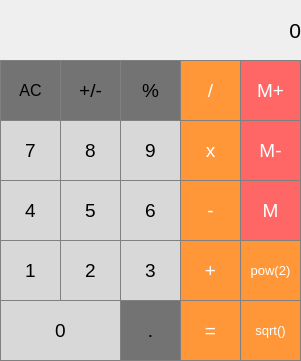
<?xml version="1.0" encoding="UTF-8"?>
<ui version="4.0">
 <class>MainWindow</class>
 <widget class="QMainWindow" name="MainWindow">
  <property name="geometry">
   <rect>
    <x>0</x>
    <y>0</y>
    <width>301</width>
    <height>361</height>
   </rect>
  </property>
  <property name="windowTitle">
   <string>MainWindow</string>
  </property>
  <widget class="QWidget" name="centralwidget">
   <widget class="QLabel" name="label">
    <property name="geometry">
     <rect>
      <x>10</x>
      <y>0</y>
      <width>291</width>
      <height>61</height>
     </rect>
    </property>
    <property name="font">
     <font>
      <pointsize>16</pointsize>
      <weight>50</weight>
      <bold>false</bold>
     </font>
    </property>
    <property name="styleSheet">
     <string notr="true">QLabel {
	qproperty-alignment:'AlignVCenter| AlignRight';
	border-bottom:1px solid gray;
	color:black;
}

background-color:white; </string>
    </property>
    <property name="text">
     <string>0</string>
    </property>
    <property name="alignment">
     <set>Qt::AlignRight|Qt::AlignTrailing|Qt::AlignVCenter</set>
    </property>
   </widget>
   <widget class="QPushButton" name="pushButton7">
    <property name="geometry">
     <rect>
      <x>0</x>
      <y>120</y>
      <width>61</width>
      <height>61</height>
     </rect>
    </property>
    <property name="font">
     <font>
      <family>Arial</family>
      <pointsize>14</pointsize>
      <weight>50</weight>
      <bold>false</bold>
     </font>
    </property>
    <property name="styleSheet">
     <string notr="true">QPushButton{
	background-color:rgb(216, 216, 216);
	border:1px solid gray;
	color:black;
}

QPushButton:pressed{
	background-color:rgb(226, 226, 226);

}</string>
    </property>
    <property name="text">
     <string>7</string>
    </property>
   </widget>
   <widget class="QPushButton" name="pushButton8">
    <property name="geometry">
     <rect>
      <x>60</x>
      <y>120</y>
      <width>61</width>
      <height>61</height>
     </rect>
    </property>
    <property name="font">
     <font>
      <family>Arial</family>
      <pointsize>14</pointsize>
      <weight>50</weight>
      <bold>false</bold>
     </font>
    </property>
    <property name="styleSheet">
     <string notr="true">QPushButton{
	background-color:rgb(216, 216, 216);
	border:1px solid gray;
	color:black;
}

QPushButton:pressed{
	background-color:rgb(226, 226, 226);

}</string>
    </property>
    <property name="text">
     <string>8</string>
    </property>
   </widget>
   <widget class="QPushButton" name="pushButton9">
    <property name="geometry">
     <rect>
      <x>120</x>
      <y>120</y>
      <width>61</width>
      <height>61</height>
     </rect>
    </property>
    <property name="font">
     <font>
      <family>Arial</family>
      <pointsize>14</pointsize>
      <weight>50</weight>
      <bold>false</bold>
     </font>
    </property>
    <property name="styleSheet">
     <string notr="true">QPushButton{
	background-color:rgb(216, 216, 216);
	border:1px solid gray;
	color:black;
}

QPushButton:pressed{
	background-color:rgb(226, 226, 226);

}</string>
    </property>
    <property name="text">
     <string>9</string>
    </property>
   </widget>
   <widget class="QPushButton" name="pushButton_mult">
    <property name="geometry">
     <rect>
      <x>180</x>
      <y>120</y>
      <width>61</width>
      <height>61</height>
     </rect>
    </property>
    <property name="font">
     <font>
      <family>Arial</family>
      <pointsize>14</pointsize>
      <weight>50</weight>
      <bold>false</bold>
     </font>
    </property>
    <property name="styleSheet">
     <string notr="true">QPushButton{
background-color:rgb(255,151,57);
color:white;
border:1px solid gray;
}

QPushButton:pressed{
background-color:rgb(193, 95, 25);
}</string>
    </property>
    <property name="text">
     <string>x</string>
    </property>
   </widget>
   <widget class="QPushButton" name="pushButton4">
    <property name="geometry">
     <rect>
      <x>0</x>
      <y>180</y>
      <width>61</width>
      <height>61</height>
     </rect>
    </property>
    <property name="font">
     <font>
      <family>Arial</family>
      <pointsize>14</pointsize>
      <weight>50</weight>
      <bold>false</bold>
     </font>
    </property>
    <property name="styleSheet">
     <string notr="true">QPushButton{
	background-color:rgb(216, 216, 216);
	border:1px solid gray;
	color:black;
}

QPushButton:pressed{
	background-color:rgb(226, 226, 226);

}</string>
    </property>
    <property name="text">
     <string>4</string>
    </property>
   </widget>
   <widget class="QPushButton" name="pushButton6">
    <property name="geometry">
     <rect>
      <x>120</x>
      <y>180</y>
      <width>61</width>
      <height>61</height>
     </rect>
    </property>
    <property name="font">
     <font>
      <family>Arial</family>
      <pointsize>14</pointsize>
      <weight>50</weight>
      <bold>false</bold>
     </font>
    </property>
    <property name="styleSheet">
     <string notr="true">QPushButton{
	background-color:rgb(216, 216, 216);
	border:1px solid gray;
	color:black;
}

QPushButton:pressed{
	background-color:rgb(226, 226, 226);

}</string>
    </property>
    <property name="text">
     <string>6</string>
    </property>
   </widget>
   <widget class="QPushButton" name="pushButton_minus">
    <property name="geometry">
     <rect>
      <x>180</x>
      <y>180</y>
      <width>61</width>
      <height>61</height>
     </rect>
    </property>
    <property name="font">
     <font>
      <family>Arial</family>
      <pointsize>14</pointsize>
      <weight>50</weight>
      <bold>false</bold>
     </font>
    </property>
    <property name="styleSheet">
     <string notr="true">QPushButton{
background-color:rgb(255,151,57);
color:white;
border:1px solid gray;
}

QPushButton:pressed{
background-color:rgb(193, 95, 25);
}</string>
    </property>
    <property name="text">
     <string>-</string>
    </property>
   </widget>
   <widget class="QPushButton" name="pushButton5">
    <property name="geometry">
     <rect>
      <x>60</x>
      <y>180</y>
      <width>61</width>
      <height>61</height>
     </rect>
    </property>
    <property name="font">
     <font>
      <family>Arial</family>
      <pointsize>14</pointsize>
      <weight>50</weight>
      <bold>false</bold>
     </font>
    </property>
    <property name="styleSheet">
     <string notr="true">QPushButton{
	background-color:rgb(216, 216, 216);
	border:1px solid gray;
	color:black;
}

QPushButton:pressed{
	background-color:rgb(226, 226, 226);

}</string>
    </property>
    <property name="text">
     <string>5</string>
    </property>
   </widget>
   <widget class="QPushButton" name="pushButton1">
    <property name="geometry">
     <rect>
      <x>0</x>
      <y>240</y>
      <width>61</width>
      <height>61</height>
     </rect>
    </property>
    <property name="font">
     <font>
      <family>Arial</family>
      <pointsize>14</pointsize>
      <weight>50</weight>
      <bold>false</bold>
     </font>
    </property>
    <property name="styleSheet">
     <string notr="true">QPushButton{
	background-color:rgb(216, 216, 216);
	border:1px solid gray;
	color:black;
}

QPushButton:pressed{
	background-color:rgb(226, 226, 226);

}</string>
    </property>
    <property name="text">
     <string>1</string>
    </property>
   </widget>
   <widget class="QPushButton" name="pushButton3">
    <property name="geometry">
     <rect>
      <x>120</x>
      <y>240</y>
      <width>61</width>
      <height>61</height>
     </rect>
    </property>
    <property name="font">
     <font>
      <family>Arial</family>
      <pointsize>14</pointsize>
      <weight>50</weight>
      <bold>false</bold>
     </font>
    </property>
    <property name="styleSheet">
     <string notr="true">QPushButton{
	background-color:rgb(216, 216, 216);
	border:1px solid gray;
	color:black;
}

QPushButton:pressed{
	background-color:rgb(226, 226, 226);

}</string>
    </property>
    <property name="text">
     <string>3</string>
    </property>
   </widget>
   <widget class="QPushButton" name="pushButton_plus">
    <property name="geometry">
     <rect>
      <x>180</x>
      <y>240</y>
      <width>61</width>
      <height>61</height>
     </rect>
    </property>
    <property name="font">
     <font>
      <family>Arial</family>
      <pointsize>14</pointsize>
      <weight>50</weight>
      <bold>false</bold>
     </font>
    </property>
    <property name="styleSheet">
     <string notr="true">QPushButton{
background-color:rgb(255,151,57);
color:white;
border:1px solid gray;
}

QPushButton:pressed{
background-color:rgb(193, 95, 25);
}</string>
    </property>
    <property name="text">
     <string>+</string>
    </property>
   </widget>
   <widget class="QPushButton" name="pushButton2">
    <property name="geometry">
     <rect>
      <x>60</x>
      <y>240</y>
      <width>61</width>
      <height>61</height>
     </rect>
    </property>
    <property name="font">
     <font>
      <family>Arial</family>
      <pointsize>14</pointsize>
      <weight>50</weight>
      <bold>false</bold>
     </font>
    </property>
    <property name="styleSheet">
     <string notr="true">QPushButton{
	background-color:rgb(216, 216, 216);
	border:1px solid gray;
	color:black;
}

QPushButton:pressed{
	background-color:rgb(226, 226, 226);

}</string>
    </property>
    <property name="text">
     <string>2</string>
    </property>
   </widget>
   <widget class="QPushButton" name="pushButton0">
    <property name="geometry">
     <rect>
      <x>0</x>
      <y>300</y>
      <width>121</width>
      <height>61</height>
     </rect>
    </property>
    <property name="font">
     <font>
      <family>Arial</family>
      <pointsize>14</pointsize>
      <weight>50</weight>
      <bold>false</bold>
     </font>
    </property>
    <property name="styleSheet">
     <string notr="true">QPushButton{
	background-color:rgb(216, 216, 216);
	border:1px solid gray;
	color:black;
}

QPushButton:pressed{
	background-color:rgb(226, 226, 226);

}</string>
    </property>
    <property name="text">
     <string>0</string>
    </property>
   </widget>
   <widget class="QPushButton" name="pushButton_dot">
    <property name="geometry">
     <rect>
      <x>120</x>
      <y>300</y>
      <width>61</width>
      <height>61</height>
     </rect>
    </property>
    <property name="font">
     <font>
      <family>Arial</family>
      <pointsize>14</pointsize>
      <weight>50</weight>
      <bold>false</bold>
     </font>
    </property>
    <property name="styleSheet">
     <string notr="true">QPushButton{
background-color:rgb(115, 115, 115);
border:1px solid gray;
color:black;
}
QPushButton:pressed{
background-color:rgb(175, 175, 175);
}</string>
    </property>
    <property name="text">
     <string>.</string>
    </property>
   </widget>
   <widget class="QPushButton" name="pushButton_equel">
    <property name="geometry">
     <rect>
      <x>180</x>
      <y>300</y>
      <width>61</width>
      <height>61</height>
     </rect>
    </property>
    <property name="font">
     <font>
      <family>Arial</family>
      <pointsize>14</pointsize>
      <weight>50</weight>
      <bold>false</bold>
     </font>
    </property>
    <property name="styleSheet">
     <string notr="true">QPushButton{
background-color:rgb(255,151,57);
color:white;
border:1px solid gray;
}

QPushButton:pressed{
background-color:rgb(193, 95, 25);
}</string>
    </property>
    <property name="text">
     <string>=</string>
    </property>
   </widget>
   <widget class="QPushButton" name="pushButton_clear">
    <property name="geometry">
     <rect>
      <x>0</x>
      <y>60</y>
      <width>61</width>
      <height>61</height>
     </rect>
    </property>
    <property name="font">
     <font>
      <family>Arial</family>
      <pointsize>12</pointsize>
      <weight>50</weight>
      <bold>false</bold>
     </font>
    </property>
    <property name="styleSheet">
     <string notr="true">QPushButton{
background-color:rgb(115, 115, 115);
border:1px solid gray;
color:black;
}
QPushButton:pressed{
background-color:rgb(175, 175, 175);
}</string>
    </property>
    <property name="text">
     <string>AC</string>
    </property>
   </widget>
   <widget class="QPushButton" name="pushButton_procent">
    <property name="geometry">
     <rect>
      <x>120</x>
      <y>60</y>
      <width>61</width>
      <height>61</height>
     </rect>
    </property>
    <property name="font">
     <font>
      <family>Arial</family>
      <pointsize>14</pointsize>
      <weight>50</weight>
      <bold>false</bold>
     </font>
    </property>
    <property name="styleSheet">
     <string notr="true">QPushButton{
background-color:rgb(115, 115, 115);
border:1px solid gray;
color:black;
}
QPushButton:pressed{
background-color:rgb(175, 175, 175);
}</string>
    </property>
    <property name="text">
     <string>%</string>
    </property>
   </widget>
   <widget class="QPushButton" name="pushButton_division">
    <property name="geometry">
     <rect>
      <x>180</x>
      <y>60</y>
      <width>61</width>
      <height>61</height>
     </rect>
    </property>
    <property name="font">
     <font>
      <family>Arial</family>
      <pointsize>14</pointsize>
      <weight>50</weight>
      <bold>false</bold>
     </font>
    </property>
    <property name="styleSheet">
     <string notr="true">QPushButton{
background-color:rgb(255,151,57);
color:white;
border:1px solid gray;
}

QPushButton:pressed{
background-color:rgb(193, 95, 25);
}</string>
    </property>
    <property name="text">
     <string>/</string>
    </property>
   </widget>
   <widget class="QPushButton" name="pushButton_change">
    <property name="geometry">
     <rect>
      <x>60</x>
      <y>60</y>
      <width>61</width>
      <height>61</height>
     </rect>
    </property>
    <property name="font">
     <font>
      <family>Arial</family>
      <pointsize>14</pointsize>
      <weight>50</weight>
      <bold>false</bold>
     </font>
    </property>
    <property name="styleSheet">
     <string notr="true">QPushButton{
background-color:rgb(115, 115, 115);
border:1px solid gray;
color:black;
}
QPushButton:pressed{
background-color:rgb(175, 175, 175);
}</string>
    </property>
    <property name="text">
     <string>+/-</string>
    </property>
   </widget>
   <widget class="QPushButton" name="pushButton_memoryAdd">
    <property name="geometry">
     <rect>
      <x>240</x>
      <y>60</y>
      <width>61</width>
      <height>61</height>
     </rect>
    </property>
    <property name="font">
     <font>
      <family>Arial</family>
      <pointsize>14</pointsize>
      <weight>50</weight>
      <bold>false</bold>
     </font>
    </property>
    <property name="styleSheet">
     <string notr="true">QPushButton{
background-color:rgb(255, 103, 103);
color:white;
border:1px solid gray;
}

QPushButton:pressed{
background-color:rgb(255, 181, 166);
}</string>
    </property>
    <property name="text">
     <string>M+</string>
    </property>
   </widget>
   <widget class="QPushButton" name="pushButton_memoryClear">
    <property name="geometry">
     <rect>
      <x>240</x>
      <y>120</y>
      <width>61</width>
      <height>61</height>
     </rect>
    </property>
    <property name="font">
     <font>
      <family>Arial</family>
      <pointsize>14</pointsize>
      <weight>50</weight>
      <bold>false</bold>
     </font>
    </property>
    <property name="styleSheet">
     <string notr="true">QPushButton{
background-color:rgb(255, 103, 103);
color:white;
border:1px solid gray;
}

QPushButton:pressed{
background-color:rgb(255, 181, 166);
}</string>
    </property>
    <property name="text">
     <string>M-</string>
    </property>
   </widget>
   <widget class="QPushButton" name="pushButton_memoryGet">
    <property name="geometry">
     <rect>
      <x>240</x>
      <y>180</y>
      <width>61</width>
      <height>61</height>
     </rect>
    </property>
    <property name="font">
     <font>
      <family>Arial</family>
      <pointsize>14</pointsize>
      <weight>50</weight>
      <bold>false</bold>
     </font>
    </property>
    <property name="styleSheet">
     <string notr="true">QPushButton{
background-color:rgb(255, 103, 103);
color:white;
border:1px solid gray;
}

QPushButton:pressed{
background-color:rgb(255, 181, 166);
}</string>
    </property>
    <property name="text">
     <string>M</string>
    </property>
   </widget>
   <widget class="QPushButton" name="pushButton_pow2">
    <property name="geometry">
     <rect>
      <x>240</x>
      <y>240</y>
      <width>61</width>
      <height>61</height>
     </rect>
    </property>
    <property name="font">
     <font>
      <family>Arial</family>
      <pointsize>10</pointsize>
      <weight>50</weight>
      <bold>false</bold>
     </font>
    </property>
    <property name="styleSheet">
     <string notr="true">QPushButton{
background-color:rgb(255,151,57);
color:white;
border:1px solid gray;
}

QPushButton:pressed{
background-color:rgb(193, 95, 25);
}</string>
    </property>
    <property name="text">
     <string>pow(2)</string>
    </property>
   </widget>
   <widget class="QPushButton" name="pushButton_sqrt2">
    <property name="geometry">
     <rect>
      <x>240</x>
      <y>300</y>
      <width>61</width>
      <height>61</height>
     </rect>
    </property>
    <property name="font">
     <font>
      <family>Arial</family>
      <pointsize>10</pointsize>
      <weight>50</weight>
      <bold>false</bold>
     </font>
    </property>
    <property name="styleSheet">
     <string notr="true">QPushButton{
background-color:rgb(255,151,57);
color:white;
border:1px solid gray;
}

QPushButton:pressed{
background-color:rgb(193, 95, 25);
}</string>
    </property>
    <property name="text">
     <string>sqrt()</string>
    </property>
   </widget>
  </widget>
 </widget>
 <resources/>
 <connections/>
</ui>
